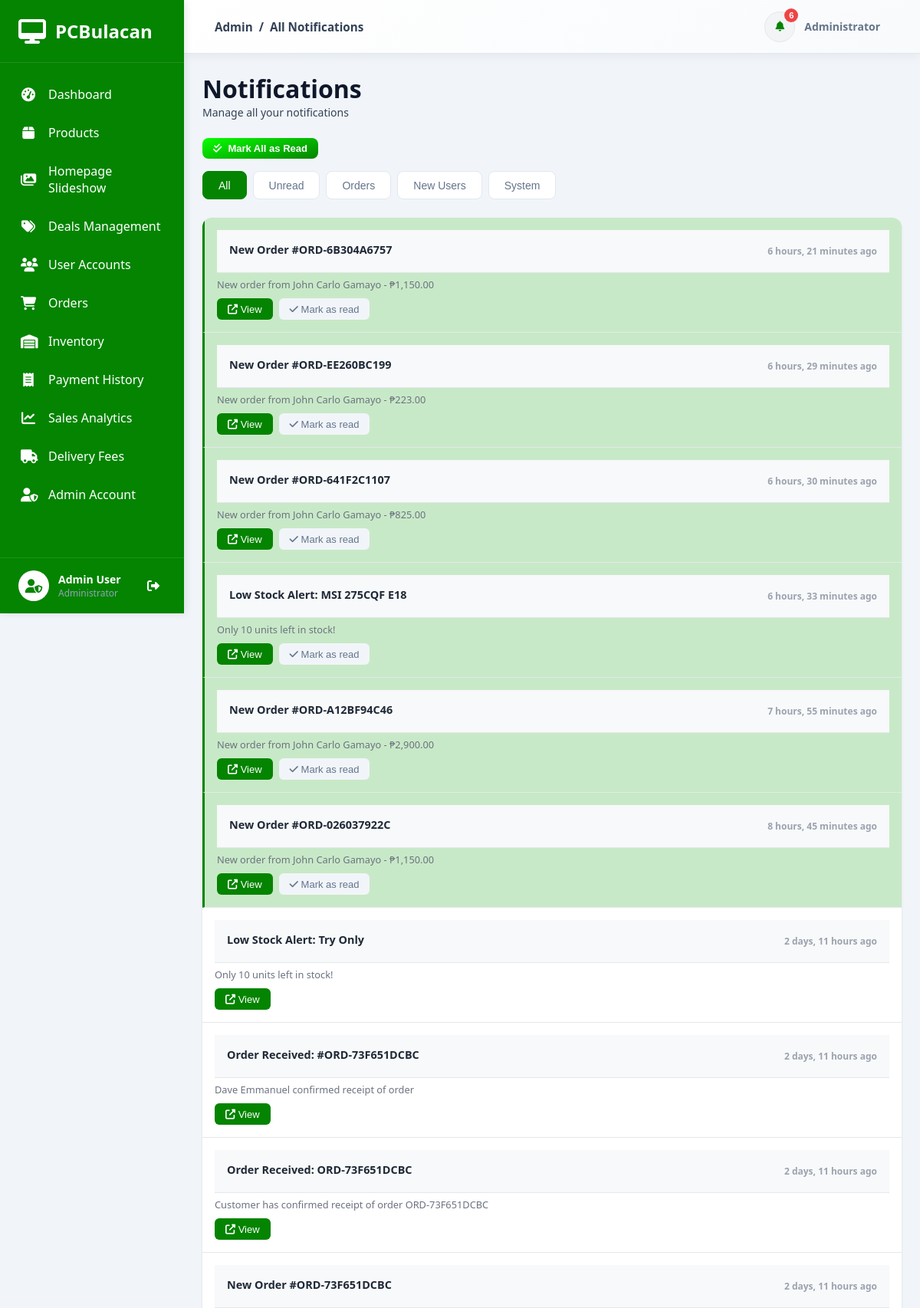
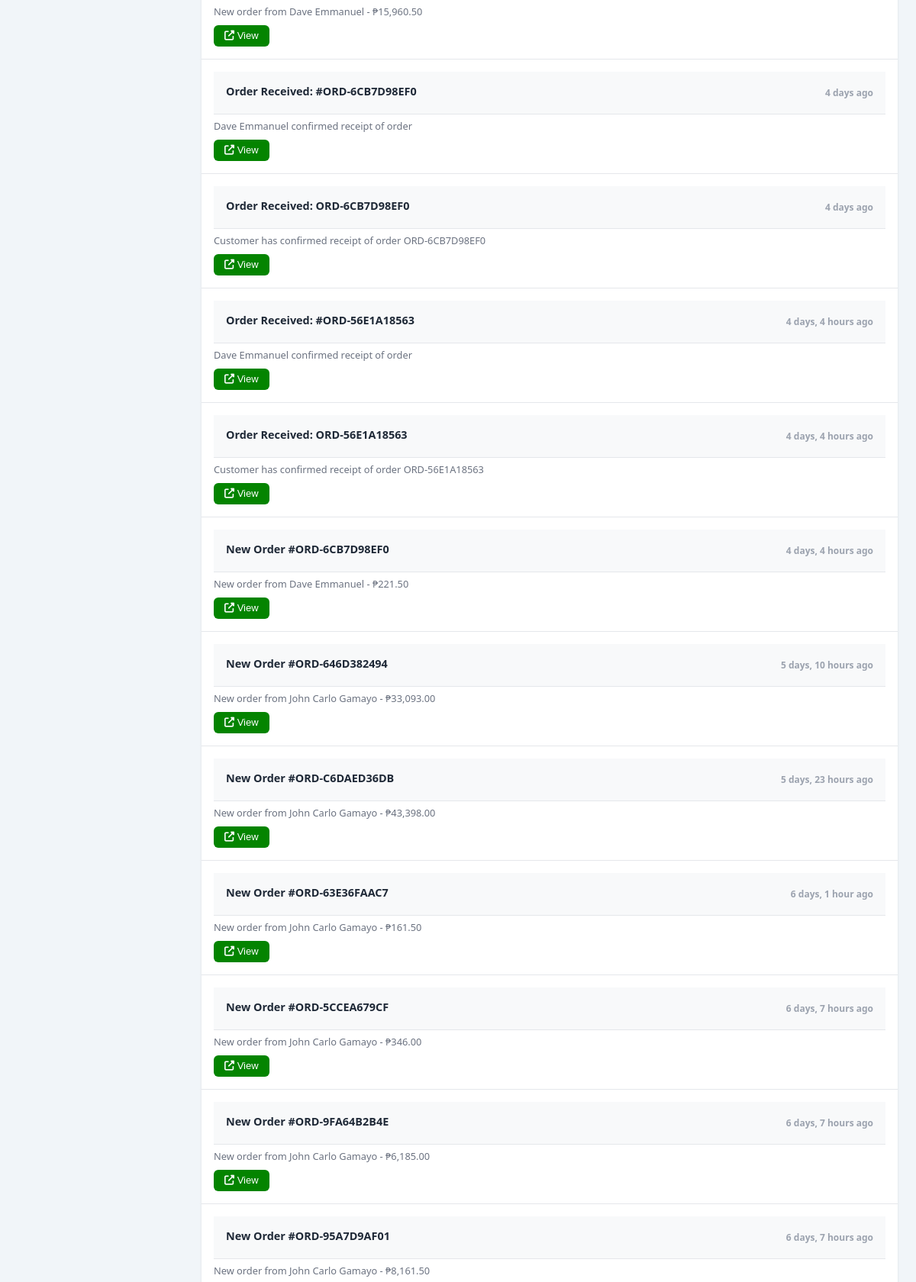
/dashboard/notifications/ (signed in, upper part), run on the app's committed database (2 pictures, top to bottom).
### accounts/models.py (models this page shows, shortened)
class User(AbstractUser):
    username = None
    email = models.EmailField(_('email address'), unique=True)
    phone = models.CharField(max_length=20, blank=True, null=True)
    address = models.TextField(blank=True, null=True)
    city = models.CharField(max_length=100, blank=True, null=True)
    state = models.CharField(max_length=100, blank=True, null=True)
    zip_code = models.CharField(max_length=10, blank=True, null=True)
    profile_picture = models.ImageField(upload_to='profile_pictures/', blank=True, null=True)
    USERNAME_FIELD = 'email'
    REQUIRED_FIELDS = ['first_name', 'last_name']
    objects = UserManager()
    class Meta:
        db_table = 'accounts_user'
        verbose_name = 'User'
        verbose_name_plural = 'Users'
        ordering = ['-date_joined']
    def get_full_name(self):
        full_name = f'{self.first_name} {self.last_name}'
        return full_name.strip()

class Notification(models.Model):
    NOTIFICATION_TYPES = [
        ('new_product', 'New Product'),
        ('order_update', 'Order Update'),
        ('new_deal', 'New Deal'),
        ('order_shipped', 'Order Shipped'),
        ('order_delivered', 'Order Delivered'),
        ('new_user', 'New User'),
        ('system', 'System Notification'),
    ]
    user = models.ForeignKey(User, on_delete=models.CASCADE, related_name='notifications')
    notification_type = models.CharField(max_length=20, choices=NOTIFICATION_TYPES)
    title = models.CharField(max_length=200)
    message = models.TextField()
    link = models.CharField(max_length=500, blank=True, null=True)  # URL to redirect when clicked
    is_read = models.BooleanField(default=False)
    created_at = models.DateTimeField(auto_now_add=True)
    product_id = models.IntegerField(blank=True, null=True)
    order_id = models.IntegerField(blank=True, null=True)
    deal_id = models.IntegerField(blank=True, null=True)
    class Meta:
        db_table = 'notifications'
        verbose_name = 'Notification'
        verbose_name_plural = 'Notifications'
        ordering = ['-created_at']

### dashboard/views.py (the view)
# urls.py: path('notifications/', views.all_notifications, name='all_notifications'),
@staff_member_required
def all_notifications(request):
    from accounts.models import Notification
    notifications = Notification.objects.filter(
        user=request.user
    ).order_by('-created_at')
    context = {
        'notifications': notifications,
        'page_title': 'All Notifications'
    }
    return render(request, 'dashboard/notifications.html', context)

### orders/context_processors.py (called while the page is built)
def cart_context(request):
    if request.user.is_authenticated:
        cart, created = Cart.objects.get_or_create(user=request.user)
        return {
            'cart': cart,
            'cart_count': cart.unique_items_count  # Count unique products, not total quantity
        }
    return {
        'cart': None,
        'cart_count': 0
    }

### orders/models.py (called while the page is built)
    @property
    def unique_items_count(self):
        return self.items.count()

### templates/dashboard/notifications.html (shortened to what this page needs)
{% extends 'admin_base.html' %}
{% load static %}
{% block content %}
{% include 'includes/admin_sidebar.html' %}
<div class="admin-content">
    {% include 'includes/admin_header.html' with page_title="All Notifications" %}
    <div class="dashboard-wrapper">
        <div class="d-flex justify-content-between align-items-center mb-4">
            <div>
                <h1 class="h4 mb-1 fw-semibold" style="color: #0f172a;">Notifications</h1>
                <p class="text-muted mb-0" style="font-size: 0.875rem; margin-bottom: 3vh;">Manage all your notifications</p>
            </div>
            <button class="btn btn-sm btn-primary" onclick="markAllAsRead()" style="margin-bottom: 2vh;">
                <i class="fas fa-check-double me-1"></i> <strong>Mark All as Read</strong>
            </button>
        </div>
    <div class="notification-filters">
        <button class="filter-btn active" data-filter="all" onclick="filterNotifications('all')">
            All
        </button>
        <button class="filter-btn" data-filter="unread" onclick="filterNotifications('unread')">
            Unread
        </button>
        <button class="filter-btn" data-filter="order_update" onclick="filterNotifications('order_update')">
            Orders
        </button>
        <button class="filter-btn" data-filter="new_user" onclick="filterNotifications('new_user')">
            New Users
        </button>
        <button class="filter-btn" data-filter="system" onclick="filterNotifications('system')">
            System
        </button>
    </div>
    <div class="notifications-container" id="notificationsContainer">
        {% if notifications %}
            {% for notif in notifications %}
            <div class="notification-item {% if not notif.is_read %}unread{% endif %}"
                 data-id="{{ notif.id }}"
                 data-type="{{ notif.notification_type }}"
                 data-read="{{ notif.is_read|yesno:'true,false' }}">
                <div class="notification-content">
                    <div class="notification-header">
                        <div class="notification-title">{{ notif.title }}</div>
                        <div class="notification-time">{{ notif.created_at|timesince }} ago</div>
                    </div>
                    <div class="notification-message">{{ notif.message }}</div>
                    <div class="notification-actions">
                        {% if notif.link and notif.link != '#' and notif.link != 'null' and notif.link %}
                        <button class="btn-view" onclick="window.location.href='{{ notif.link }}'">
                            <i class="fas fa-external-link-alt"></i> View
                        </button>
                        {% endif %}
                        {% if not notif.is_read %}
                        <button class="btn-mark-read" onclick="markAsRead({{ notif.id }})">
                            <i class="fas fa-check"></i> Mark as read
                        </button>
                        {% endif %}
                    </div>
                </div>
            </div>
            {% endfor %}
        {% else %}
            <div class="empty-state">
                <i class="fas fa-bell-slash"></i>
                <p>No notifications yet</p>
            </div>
        {% endif %}
    </div>
    </div>
</div>
{% endblock %}

### templates/includes/admin_sidebar.html (shortened to what this page needs)
{% load static %}
<nav class="admin-sidebar">
    <div class="sidebar-header">
        <div class="logo">
            <i class="fas fa-desktop" style="color: white;"></i>
            <span>PCBulacan</span>
        </div>
    </div>
    <div class="sidebar-menu">
        <a href="{% url 'dashboard:home' %}" class="menu-item {% if request.resolver_match.url_name == 'home' %}active{% endif %}">
            <i class="fas fa-tachometer-alt"></i>
            <span>Dashboard</span>
        </a>
        <a href="{% url 'dashboard:manage_products' %}" class="menu-item ">
            <i class="fas fa-box"></i>
            <span>Products</span>
        </a>
        <a href="{% url 'dashboard:manage_slideshow' %}" class="menu-item {% if request.resolver_match.url_name == 'manage_slideshow' %}active{% endif %}">
            <i class="fas fa-images"></i>
            <span>Homepage Slideshow</span>
        </a>
        <a href="{% url 'dashboard:manage_deals' %}" class="menu-item ">
            <i class="fas fa-tags"></i>
            <span>Deals Management</span>
        </a>
        <a href="{% url 'dashboard:manage_users' %}" class="menu-item {% if request.resolver_match.url_name == 'manage_users' %}active{% endif %}">
            <i class="fas fa-users"></i>
            <span>User Accounts</span>
        </a>
        <a href="{% url 'dashboard:manage_orders' %}" class="menu-item {% if request.resolver_match.url_name == 'manage_orders' %}active{% endif %}">
            <i class="fas fa-shopping-cart"></i>
            <span>Orders</span>
        </a>
        <a href="{% url 'dashboard:inventory_management' %}" class="menu-item {% if request.resolver_match.url_name == 'inventory_management' %}active{% endif %}">
            <i class="fas fa-warehouse"></i>
            <span>Inventory</span>
        </a>
        <a href="{% url 'dashboard:payment_history' %}" class="menu-item {% if request.resolver_match.url_name == 'payment_history' %}active{% endif %}">
            <i class="fas fa-receipt"></i>
            <span>Payment History</span>
        </a>
        <a href="{% url 'dashboard:sales_analytics' %}" class="menu-item {% if request.resolver_match.url_name == 'sales_analytics' %}active{% endif %}">
            <i class="fas fa-chart-line"></i>
            <span>Sales Analytics</span>
        </a>
        <a href="{% url 'dashboard:manage_delivery_fees' %}" class="menu-item {% if request.resolver_match.url_name == 'manage_delivery_fees' %}active{% endif %}">
            <i class="fas fa-truck"></i>
            <span>Delivery Fees</span>
        </a>
        <a href="{% url 'dashboard:admin_account' %}" class="menu-item {% if request.resolver_match.url_name == 'admin_account' %}active{% endif %}">
            <i class="fas fa-user-shield"></i>
            <span>Admin Account</span>
        </a>
    </div>
    <div class="sidebar-footer">
        <div class="user-info">
            <div class="user-avatar">
                <i class="fas fa-user-shield" style="color: #048400;"></i>
            </div>
            <div class="user-details">
                <div class="user-name">{{ user.get_full_name }}</div>
                <div class="user-role">Administrator</div>
            </div>
        </div>
        <a href="{% url 'accounts:logout' %}" class="logout-btn" title="Logout">
            <i class="fas fa-sign-out-alt" style="color: white;"></i>
        </a>
    </div>
</nav>

### static/css/admin.css (style rules this page uses)
:root { --primary-color: #048400; --secondary-color: #64748b; --success-color: #10b981; --warning-color: #f59e0b; --danger-color: #ef4444; --info-color: #06b6d4; --dark-color: #0f172a; --light-color: #f8fafc; --border-color: #e2e8f0; --sidebar-width: 260px; --header-height: 70px; }
* { margin: 0; padding: 0; box-sizing: border-box; }
body { font-family: 'Segoe UI', Tahoma, Geneva, Verdana, sans-serif; background-color: #f1f5f9; color: #334155; }
.admin-sidebar { width: var(--sidebar-width); background: linear-gradient(135deg, #08fe01 0%, #048400 100%);; color: white; position: fixed; left: 0; top: 0; bottom: 0; display: flex; flex-direction: column; z-index: 1000; box-shadow: 2px 0 10px rgba(0, 0, 0, 0.1); transition: transform 0.3s ease; }
.sidebar-header { padding: 1.5rem; border-bottom: 1px solid rgba(255, 255, 255, 0.1); background-color: #048400; }
.sidebar-header .logo { display: flex; align-items: center; gap: 0.75rem; font-size: 1.5rem; font-weight: bold; color: white; }
.sidebar-header .logo i { color: var(--primary-color); font-size: 2rem; }
.sidebar-menu { flex: 1; padding: 1rem 0; overflow-y: auto; background-color: #048400; }
.menu-item { display: flex; align-items: center; gap: 1rem; padding: 0.875rem 1.5rem; color: white; text-decoration: none; transition: all 0.3s ease; border-left: 3px solid transparent; }
.menu-item i { font-size: 1.125rem; width: 20px; text-align: center; }
.sidebar-footer { padding: 1rem 1.5rem; border-top: 1px solid rgba(255, 255, 255, 0.1); display: flex; align-items: center; justify-content: space-between; background-color: #048400; }
.user-info { display: flex; align-items: center; gap: 0.75rem; flex: 1; }
.user-avatar { width: 40px; height: 40px; border-radius: 50%; background-color: white; display: flex; align-items: center; justify-content: center; font-size: 1.125rem; }
.user-details { flex: 1; }
.user-name { font-weight: 600; font-size: 0.875rem; color: white; }
.user-role { font-size: 0.75rem; color: #94a3b8; }
.logout-btn { color: #cbd5e1; text-decoration: none; padding: 0.5rem; border-radius: 0.375rem; transition: all 0.3s ease; }
.admin-content { margin-left: var(--sidebar-width); flex: 1; display: flex; flex-direction: column; min-height: 100vh; }
.dashboard-wrapper { flex: 1; padding: 2rem; }
.btn { display: inline-flex; align-items: center; gap: 0.5rem; padding: 0.625rem 1.25rem; border-radius: 0.5rem; font-size: 0.875rem; font-weight: 500; cursor: pointer; transition: all 0.3s ease; border: none; text-decoration: none; }
.btn-primary { background: linear-gradient(165deg, #08fe01 0%, #048400 100%); color: white; }
.btn-sm { padding: 0.375rem 0.875rem; font-size: 0.8125rem; }
@media (max-width: 1400px) { .dashboard-wrapper { padding: 1.5rem; } }
@media (max-width: 1200px) { :root { --sidebar-width: 240px; } }
@media (max-width: 1200px) { .admin-content { margin-left: 240px; } }
@media (max-width: 1200px) { .dashboard-wrapper { padding: 1.25rem; } }

### templates/admin_base.html (style rules this page uses)
body { background: #f1f5f9; margin: 0; padding: 0; overflow-x: hidden; }
.admin-sidebar { position: fixed; left: 0; top: 0; bottom: 0; width: 260px; height: 100vh; z-index: 1000; background: #1e293b; overflow-y: auto; overflow-x: hidden; }
.admin-content { margin-left: 260px; width: calc(100% - 260px); min-height: 100vh; display: flex; flex-direction: column; box-sizing: border-box; }
.dashboard-wrapper { flex: 1; padding: 2rem 2.5rem; background: #f1f5f9; width: 100%; box-sizing: border-box; }
@media (max-width: 1200px) { .admin-sidebar { width: 240px; } }
@media (max-width: 1200px) { .admin-content { margin-left: 240px; width: calc(100% - 240px); } }
@media (max-width: 1200px) { .dashboard-wrapper { padding: 1.5rem; } }

### templates/includes/admin_header.html (style rules this page uses)
.notification-header { padding: 1rem; border-bottom: 1px solid #e5e7eb; display: flex; align-items: center; justify-content: space-between; background-color: #f8f9fa; }
.notification-item { padding: 1rem; border-bottom: 1px solid #e5e7eb; cursor: pointer; transition: all 0.3s ease; display: flex; gap: 0.75rem; background-color: #fff; }
.notification-item.unread { background-color: #c8e9c7; }
.notification-content { flex: 1; }
.notification-title { font-weight: 600; font-size: 0.9rem; margin-bottom: 0.25rem; color: #1f2937; }
.notification-message { font-size: 0.8rem; color: #6b7280; margin-bottom: 0.5rem; }
.notification-time { font-size: 0.75rem; color: #9ca3af; }

### data on the page
User: get_full_name "Admin User"
Notification: title "New Order #ORD-6B304A6757", created_at "6 hours, 21 minutes", message "New order from John Carlo Gamayo - ₱1,150.00"
Notification: title "New Order #ORD-EE260BC199", created_at "6 hours, 29 minutes", message "New order from John Carlo Gamayo - ₱223.00"
Notification: title "New Order #ORD-641F2C1107", created_at "6 hours, 30 minutes", message "New order from John Carlo Gamayo - ₱825.00"
Notification: title "Low Stock Alert: MSI 275CQF E18", created_at "6 hours, 33 minutes", message "Only 10 units left in stock!"
Notification: title "New Order #ORD-A12BF94C46", created_at "7 hours, 55 minutes", message "New order from John Carlo Gamayo - ₱2,900.00"
Notification: title "New Order #ORD-026037922C", created_at "8 hours, 45 minutes", message "New order from John Carlo Gamayo - ₱1,150.00"
Notification: title "Low Stock Alert: Try Only", created_at "2 days, 11 hours", message "Only 10 units left in stock!"
Notification: title "Order Received: #ORD-73F651DCBC", created_at "2 days, 11 hours", message "Dave Emmanuel confirmed receipt of order"
Notification: title "Order Received: ORD-73F651DCBC", created_at "2 days, 11 hours", message "Customer has confirmed receipt of order ORD-73F651DCBC"
Notification: title "New Order #ORD-73F651DCBC", created_at "2 days, 11 hours", message "New order from Dave Emmanuel - ₱15,960.50"
Notification: title "Order Received: #ORD-6CB7D98EF0", created_at "4 days", message "Dave Emmanuel confirmed receipt of order"
Notification: title "Order Received: ORD-6CB7D98EF0", created_at "4 days", message "Customer has confirmed receipt of order ORD-6CB7D98EF0"
Notification: title "Order Received: #ORD-56E1A18563", created_at "4 days, 4 hours", message "Dave Emmanuel confirmed receipt of order"
Notification: title "Order Received: ORD-56E1A18563", created_at "4 days, 4 hours", message "Customer has confirmed receipt of order ORD-56E1A18563"
Notification: title "New Order #ORD-6CB7D98EF0", created_at "4 days, 4 hours", message "New order from Dave Emmanuel - ₱221.50"
Notification: title "New Order #ORD-646D382494", created_at "5 days, 10 hours", message "New order from John Carlo Gamayo - ₱33,093.00"
Notification: title "New Order #ORD-C6DAED36DB", created_at "5 days, 23 hours", message "New order from John Carlo Gamayo - ₱43,398.00"
Notification: title "New Order #ORD-63E36FAAC7", created_at "6 days, 1 hour", message "New order from John Carlo Gamayo - ₱161.50"
Notification: title "New Order #ORD-5CCEA679CF", created_at "6 days, 7 hours", message "New order from John Carlo Gamayo - ₱346.00"
Notification: title "New Order #ORD-9FA64B2B4E", created_at "6 days, 7 hours", message "New order from John Carlo Gamayo - ₱6,185.00"
Notification: title "New Order #ORD-95A7D9AF01", created_at "6 days, 7 hours", message "New order from John Carlo Gamayo - ₱8,161.50"

### other printed values
{{ page_title|default:"Dashboard" }} "All Notifications"
